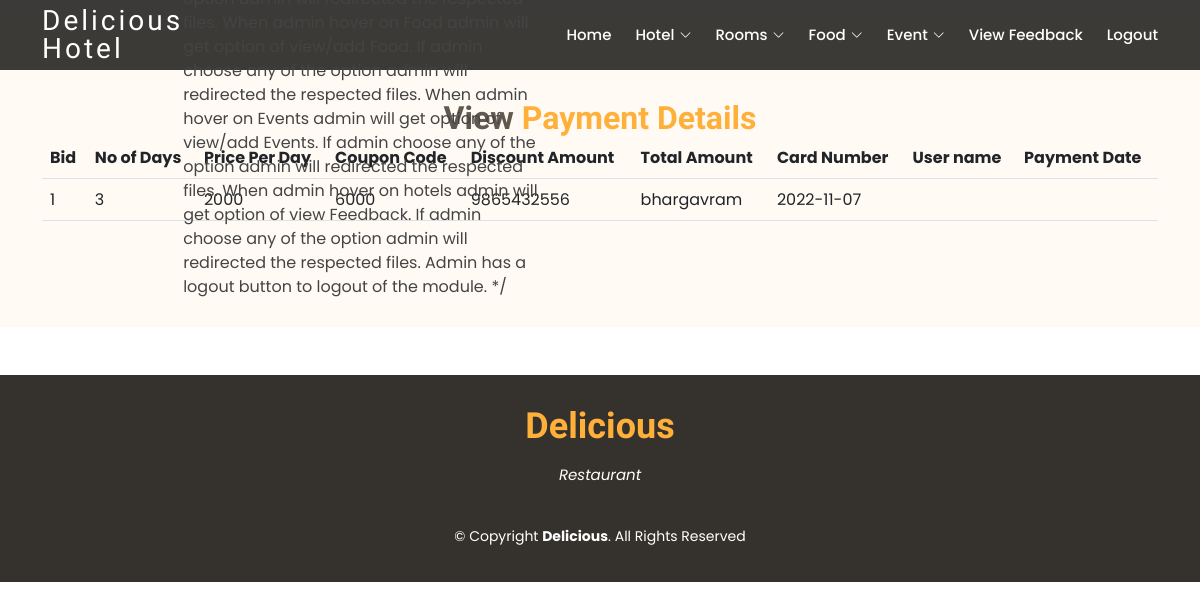
Screenshot of /ViewAPayment.php with the database file from the repository.
### tables this page shows
CREATE TABLE `payment` (
  `bid` int(11) NOT NULL,
  `nod` int(11) NOT NULL,
  `ppd` int(11) NOT NULL,
  `tamount` int(11) NOT NULL,
  `cardnumber` varchar(20) NOT NULL,
  `pin` int(11) NOT NULL,
  `uname` varchar(30) NOT NULL,
  `pdate` date NOT NULL
);

### ViewAPayment.php (the view, shortened to what this page needs)
<html>
<head>
  <link href=" assets/vendor/animate.css/animate.min.css  " rel="stylesheet">
  <link href=" assets/vendor/bootstrap/css/bootstrap.min.css  " rel="stylesheet">
  <link href=" assets/vendor/bootstrap-icons/bootstrap-icons.css  " rel="stylesheet">
  <link href=" assets/vendor/boxicons/css/boxicons.min.css  " rel="stylesheet">
  <link href=" assets/vendor/glightbox/css/glightbox.min.css  " rel="stylesheet">
  <link href=" assets/vendor/swiper/swiper-bundle.min.css  " rel="stylesheet">
  <link href=" assets/css/style.css  " rel="stylesheet">
</head>
<body>
    <header id="header" class="fixed-top d-flex align-items-center header-transparent">
        <div class="container-fluid container-xl d-flex align-items-center justify-content-between">
          <div class="logo me-auto">
            <h1><a href="index2.html">Delicious Hotel</a></h1>
          </div>
          <?php
             require_once "adminmenu.php";
          ?>
        </div>
      </header>
      <main id="main">
      <br>
      <section id="about" class="about">
  <?php
       require_once "connect.php";
       $sql = "SELECT * FROM payment";
        $stmt = $conn->prepare($sql);
        $stmt->execute();
        $result = $stmt->get_result();
?>
    <div class="container">
      <div class="section-title">
        <h2>View <span>Payment Details</span></h2>
           <table class="table table-border" >
            <tr>
            <th>Bid</th>
                <th>No of Days</th>
                <th>Price Per Day</th>
                <th>Coupon Code</th>
                <th>Discount Amount</th>
                <th>Total Amount</th>
                <th>Card Number</th>
                <th>User name</th>
                <th>Payment Date</th>
            </tr>
        <?php
     if ($result->num_rows > 0) {
    while ($row = $result->fetch_array()) {
        ?>
        <tr>
            <td><?php echo $row[0]; ?></td>
            <td><?php echo $row[1]; ?></td>
            <td><?php echo $row[2]; ?></td>
            <td><?php echo $row[3]; ?></td>
            <td><?php echo $row[4]; ?></td>
            <td><?php echo $row[6]; ?></td>
            <td><?php echo $row[7]; ?></td>
            <td><?php echo $row[8]; ?></td>
            <td><?php echo $row[9]; ?></td>
           </tr>
<?php
    }
}
   ?>
            </table>
         </div>
    </div>
  </section>
  <div style="clear:both">
           <br><br>
    </div>
</main>
       <footer id="footer">
        <div class="container">
          <h3>Delicious</h3>
          <p>Restaurant</p>
          <div class="copyright">
            &copy; Copyright <strong><span>Delicious</span></strong>. All Rights Reserved
          </div>
        </div>
      </footer>
</body>
</html>

### assets/css/style.css (style rules this page uses)
body { font-family: "Poppins", sans-serif; color: #444444; }
a { text-decoration: none; color: #ffb03b; }
h1, h2, h3, h4, h5, h6 { font-family: "Satisfy", sans-serif; }
#header { top: 0px; height: 70px; z-index: 997; transition: all 0.5s; padding: 10px 0; background: rgba(26, 24, 22, 0.85); }
#header.header-transparent { background: rgba(26, 24, 22, 0.85); }
#header .logo h1 { font-size: 28px; margin: 0; line-height: 1; font-weight: 400; letter-spacing: 3px; }
#header .logo h1 a, #header .logo h1 a:hover { color: #fff; text-decoration: none; }
section { padding: 60px 0; }
.section-title { text-align: center; padding-bottom: 30px; }
.section-title h2 { margin: 15px 0 0 0; font-size: 32px; font-weight: 700; color: #5f5950; }
.section-title h2 span { color: #ffb03b; }
.about { background: #fffaf3; }
#footer { background: #35322d; color: #fff; font-size: 14px; text-align: center; padding: 30px 0; }
#footer h3 { font-size: 36px; font-weight: 700; color: #ffb03b; position: relative; padding: 0; margin: 0 0 15px 0; }
#footer p { font-size: 15; font-style: italic; padding: 0; margin: 0 0 40px 0; }
#footer .copyright { margin: 0 0 5px 0; }

### rows the page displays
payment: bid "1", nod "3", ppd "2000", tamount "6000", cardnumber "9865432556", uname "bhargavram", pdate "2022-11-07"
